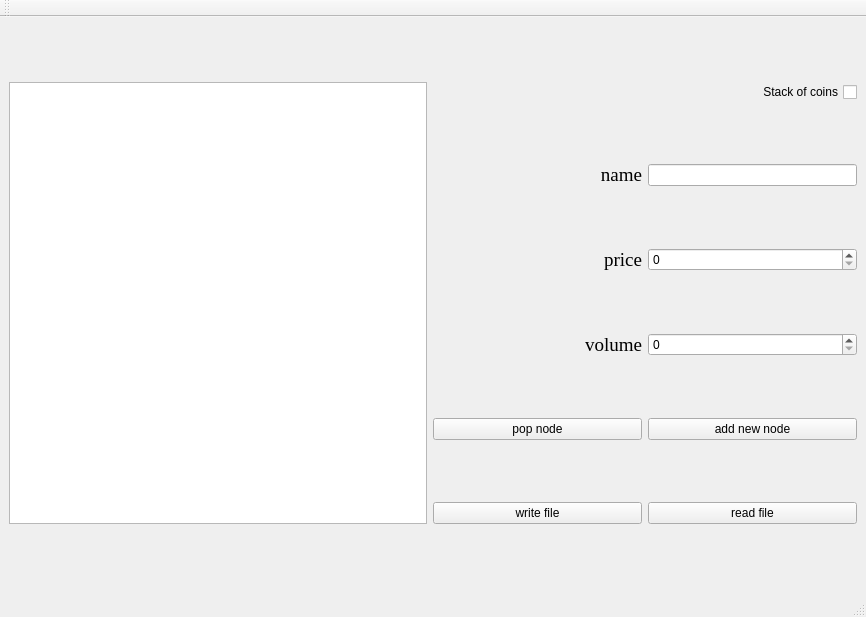
<?xml version="1.0" encoding="UTF-8"?>
<ui version="4.0">
 <class>MainWindow</class>
 <widget class="QMainWindow" name="MainWindow">
  <property name="geometry">
   <rect>
    <x>0</x>
    <y>0</y>
    <width>866</width>
    <height>617</height>
   </rect>
  </property>
  <property name="minimumSize">
   <size>
    <width>844</width>
    <height>570</height>
   </size>
  </property>
  <property name="windowTitle">
   <string>MainWindow</string>
  </property>
  <widget class="QWidget" name="centralwidget">
   <layout class="QGridLayout" name="gridLayout_2">
    <item row="0" column="0" rowspan="2" colspan="2">
     <layout class="QGridLayout" name="gridLayout" columnstretch="4,2,2" columnminimumwidth="0,0,0">
      <item row="1" column="1">
       <widget class="QLabel" name="nameLabel">
        <property name="font">
         <font>
          <family>Times New Roman</family>
          <pointsize>14</pointsize>
         </font>
        </property>
        <property name="text">
         <string>name</string>
        </property>
        <property name="alignment">
         <set>Qt::AlignRight|Qt::AlignTrailing|Qt::AlignVCenter</set>
        </property>
       </widget>
      </item>
      <item row="1" column="2">
       <widget class="QLineEdit" name="nameLineEdit">
        <property name="inputMask">
         <string/>
        </property>
       </widget>
      </item>
      <item row="2" column="1">
       <widget class="QLabel" name="priceLabel">
        <property name="font">
         <font>
          <family>Times New Roman</family>
          <pointsize>14</pointsize>
         </font>
        </property>
        <property name="text">
         <string>price</string>
        </property>
        <property name="alignment">
         <set>Qt::AlignRight|Qt::AlignTrailing|Qt::AlignVCenter</set>
        </property>
       </widget>
      </item>
      <item row="2" column="2">
       <widget class="QSpinBox" name="priceBox">
        <property name="maximum">
         <number>9999999</number>
        </property>
       </widget>
      </item>
      <item row="3" column="1">
       <widget class="QLabel" name="volumeLabel">
        <property name="font">
         <font>
          <family>Times New Roman</family>
          <pointsize>14</pointsize>
         </font>
        </property>
        <property name="text">
         <string>volume</string>
        </property>
        <property name="alignment">
         <set>Qt::AlignRight|Qt::AlignTrailing|Qt::AlignVCenter</set>
        </property>
       </widget>
      </item>
      <item row="3" column="2">
       <widget class="QSpinBox" name="volumeBox">
        <property name="minimum">
         <number>0</number>
        </property>
        <property name="maximum">
         <number>9999999</number>
        </property>
       </widget>
      </item>
      <item row="4" column="1">
       <widget class="QPushButton" name="popButton">
        <property name="text">
         <string>pop node</string>
        </property>
       </widget>
      </item>
      <item row="4" column="2">
       <widget class="QPushButton" name="addButton">
        <property name="text">
         <string>add new node</string>
        </property>
       </widget>
      </item>
      <item row="5" column="1">
       <widget class="QPushButton" name="writeButton">
        <property name="text">
         <string>write file</string>
        </property>
       </widget>
      </item>
      <item row="5" column="2">
       <widget class="QPushButton" name="readButton">
        <property name="text">
         <string>read file</string>
        </property>
       </widget>
      </item>
      <item row="0" column="2">
       <widget class="QCheckBox" name="checkBox">
        <property name="layoutDirection">
         <enum>Qt::RightToLeft</enum>
        </property>
        <property name="text">
         <string>Stack of coins</string>
        </property>
        <property name="checked">
         <bool>false</bool>
        </property>
        <property name="tristate">
         <bool>false</bool>
        </property>
       </widget>
      </item>
      <item row="0" column="0" rowspan="6">
       <widget class="QTableWidget" name="listTable"/>
      </item>
     </layout>
    </item>
   </layout>
  </widget>
  <widget class="QMenuBar" name="menubar">
   <property name="geometry">
    <rect>
     <x>0</x>
     <y>0</y>
     <width>866</width>
     <height>21</height>
    </rect>
   </property>
  </widget>
  <widget class="QStatusBar" name="statusbar"/>
  <widget class="QToolBar" name="toolBar">
   <property name="windowTitle">
    <string>toolBar</string>
   </property>
   <attribute name="toolBarArea">
    <enum>TopToolBarArea</enum>
   </attribute>
   <attribute name="toolBarBreak">
    <bool>false</bool>
   </attribute>
  </widget>
 </widget>
 <resources/>
 <connections/>
</ui>
